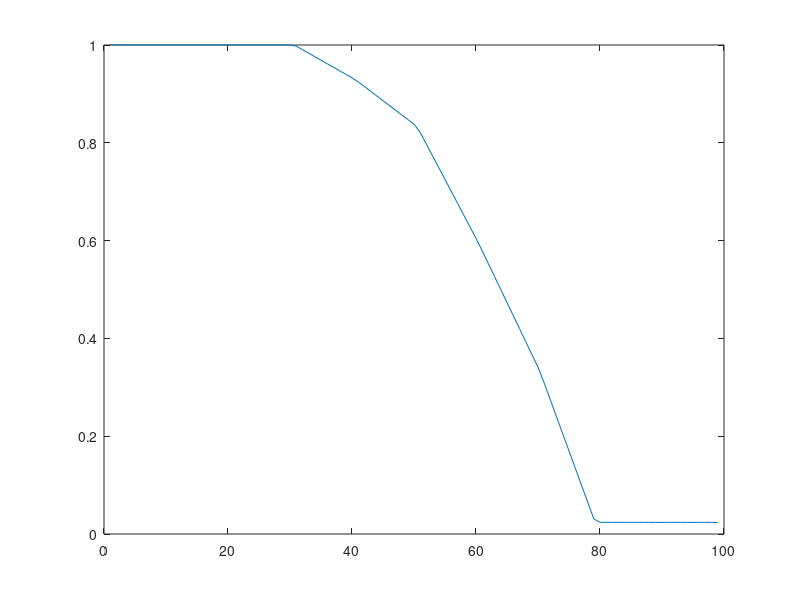
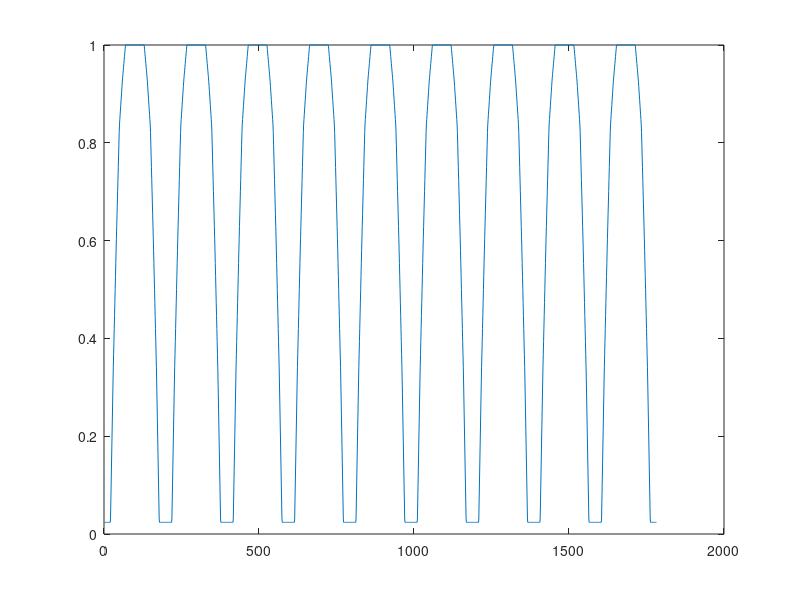
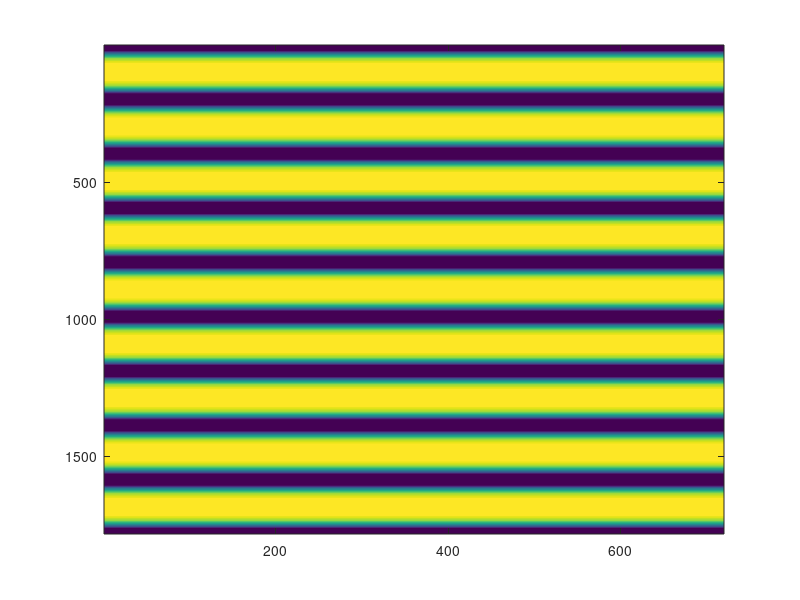

MATLAB code for these plots, in order: (Note: this script raises an error after producing the figures.)
%start after b_4fast was executed

% 
% A1=-0.00348 %-0.00696
% t1=13.91203 %15.4578
% t2=17.00359
 y0=4.2
% 
% for i=1:99
%     %a(i)=A1*exp(i/t1)+y0;
%     a(i)=A1*exp(i/t1)+A1*exp(i/t2)+y0;
% end


%a=[4.20000000000000 4.19798000000000 4.19596000000000 4.19394000000000 4.19192000000000 4.18990000000000 4.18788000000000 4.18586000000000 4.18384000000000 4.18182000000000 4.17980000000000 4.17778000000000 4.17576000000000 4.17373000000000 4.17171000000000 4.16969000000000 4.16767000000000 4.16565000000000 4.16363000000000 4.16161000000000 4.15959000000000 4.15757000000000 4.15555000000000 4.15353000000000 4.15151000000000 4.14949000000000 4.14747000000000 4.14545000000000 4.14343000000000 4.14141000000000 4.13939000000000 4.13737000000000 4.13535000000000 4.13333000000000 4.13131000000000 4.12929000000000 4.12727000000000 4.12524000000000 4.12322000000000 4.12120000000000 4.11918000000000 4.11716000000000 4.11514000000000 4.11312000000000 4.11110000000000 4.10908000000000 4.10706000000000 4.10504000000000 4.10302000000000 4.10100000000000 4.08980000000000 4.06959000000000 4.04939000000000 4.02918000000000 4.00898000000000 3.98878000000000 3.96857000000000 3.94837000000000 3.92816000000000 3.90796000000000 3.87551000000000 3.83510000000000 3.79469000000000 3.75429000000000 3.71388000000000 3.67347000000000 3.63306000000000 3.59265000000000 3.55224000000000 3.51184000000000 3.42857000000000 3.32755000000000 3.22653000000000 3.12551000000000 3.02449000000000 2.92347000000000 2.82245000000000 2.72143000000000 2.62041000000000 2.51939000000000 2.41020000000000 2.29908000000000 2.18796000000000 2.07684000000000 1.96571000000000 1.85459000000000 1.74347000000000 1.63235000000000 1.52122000000000 1.41010000000000 1.25714000000000 1.10000000000000 0.942860000000000 0.785710000000000 0.628570000000000 0.471430000000000 0.314290000000000 0.157140000000000 0;];
a=[4.20000000000000 4.20000000000000 4.20000000000000 4.20000000000000 4.20000000000000 4.20000000000000 4.20000000000000 4.20000000000000 4.20000000000000 4.20000000000000 4.20000000000000 4.20000000000000 4.20000000000000 4.20000000000000 4.20000000000000 4.20000000000000 4.20000000000000 4.20000000000000 4.20000000000000 4.20000000000000 4.20000000000000 4.20000000000000 4.20000000000000 4.20000000000000 4.20000000000000 4.20000000000000 4.20000000000000 4.20000000000000 4.20000000000000 4.20000000000000 4.19082000000000 4.16051000000000 4.13020000000000 4.09990000000000 4.06959000000000 4.03929000000000 4.00898000000000 3.97867000000000 3.94837000000000 3.91806000000000 3.88367000000000 3.84327000000000 3.80286000000000 3.76245000000000 3.72204000000000 3.68163000000000 3.64122000000000 3.60082000000000 3.56041000000000 3.52000000000000 3.44898000000000 3.34796000000000 3.24694000000000 3.14592000000000 3.04490000000000 2.94388000000000 2.84286000000000 2.74184000000000 2.64082000000000 2.53980000000000 2.43265000000000 2.32153000000000 2.21041000000000 2.09929000000000 1.98816000000000 1.87704000000000 1.76592000000000 1.65480000000000 1.54367000000000 1.43255000000000 1.29683000000000 1.15091000000000 1.00499000000000 0.859070000000000 0.713150000000000 0.567230000000000 0.421320000000000 0.275400000000000 0.129480000000000 0.100000000000000 0.100000000000000 0.100000000000000 0.100000000000000 0.100000000000000 0.100000000000000 0.100000000000000 0.100000000000000 0.100000000000000 0.100000000000000 0.100000000000000 0.100000000000000 0.100000000000000 0.100000000000000 0.100000000000000 0.100000000000000 0.100000000000000 0.100000000000000 0.100000000000000 0.100000000000000;];


a(a<0) = 0;
a=a/y0;

b=fliplr(a);

figure; plot(a);

m1=[b a];
m_full=m1;
for i=2:9
    
    m_full=[m_full m1];
end

figure; plot(m_full);

field = repmat(m_full',1,720);

figure; imagesc(field);
%%
%after b_4fast was executed

r2=thr-result;
r3=r2.*field.*field;

r4=thr-r3;

%%
show_result_map_v2( r4(z_start:z_step:z_stop, phi_start:phi_step:phi_stop), angle_step, angle_aspect,  phi_start, phi_stop, phi_step, z_start, z_stop, z_step, c_map, cavity_name, test_name, mesh_size, OST_used, time_thr, time_minimum );